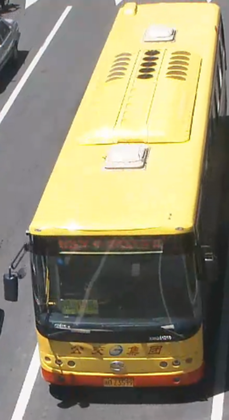
%> input picture Images/f9.png, 229 x 420 px, shrunk from 522 x 958 before the run
$ octave Ratio.m   (GNU Octave 9; MATLAB toolbox functions it lacks are replaced by stand-ins)
%> lines starting %> are read from the running program, lines starting %| are printed output that depends on the picture; in (x1, y1, x2, y2) boxes, pixels count from 0 and x2, y2 are one past the last pixel; in counts of white or black regions, pixels touching at a corner belong together; the program's own positions count from 1
%车辆检测扫描
clear all
clc
close all
tic

f=imread('f9.png');
%> f is the input picture: size 420x229x3 uint8; mean R, G, B 150.3, 143, 114.7
f=im2double(f);
%> f: size 420x229x3 double
% f=rgb2gray(f);
figure
imshow(f);

b=imread('b9.png');
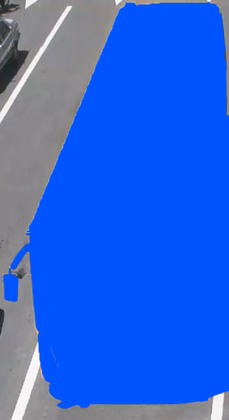
%> input picture Images/b9.png, 229 x 420 px, shrunk from 522 x 958 before the run
%> b is the input picture: size 420x229x3 uint8; mean R, G, B 41.7, 100.5, 222.3
b=im2double(b);
%> b: size 420x229x3 double
% b=rgb2gray(b);
figure
imshow(b);

%背景差分

f2=imabsdiff(b,f);
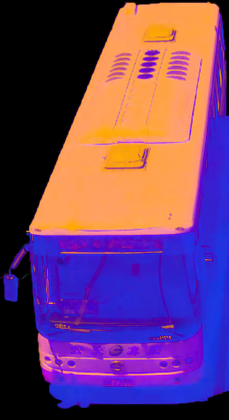
%> f2: size 420x229x3 double; mean R, G, B 0.426, 0.243, 0.422
f2=im2double(f2);
f2=rgb2gray(f2);
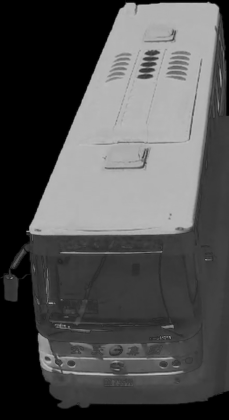
%> f2: size 420x229 double; min 0, max 0.75, mean 0.318
[m,n]=size(f2);
%> m = 420; n = 229

%中值滤波
f2=medfilt2(f2,[7,7]);
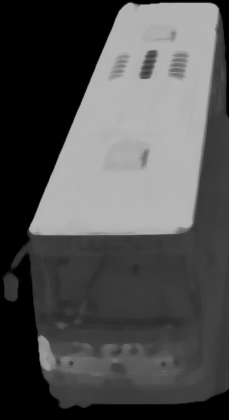
%> f2: size 420x229 double; min 0, max 0.72, mean 0.317
figure
imshow(f2);
%二值化
f3=f2;
for i=1:m
     for j= 1:n
         if(f2(i,j)<0.07)
             f3(i,j)=0;
         else
             f3(i,j)=1;
         end
     end
end
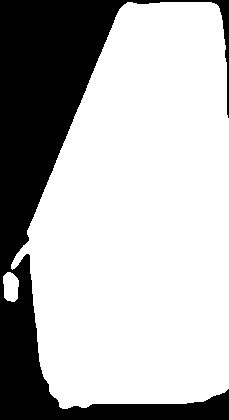
%> f3: size 420x229 double; values 0 (black) and 1 (white), 71.3% white; 1 black region, box (x1, y1, x2, y2) and area: (0, 0, 229, 420) 27607
%区域填充
% f3=bwmorph(f3,'close');
f3=imfill(f3);
figure
imshow(f3);

% f4=edge(f3,'canny');
% figure
% imshow(f4);

%区域统计
[l,num]=bwlabel(f3,8);
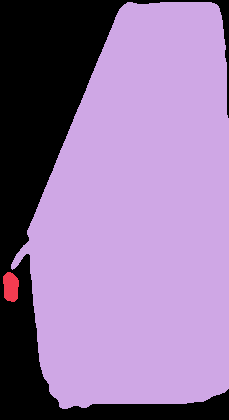
%> l: size 420x229 double; 3 distinct labels, from 0 to 2; one colour per label, 0 black
%> num = 2
display(num);
%| num = 2
p=zeros(num,1);
%找最大区域
for i=1:m
     for j= 1:n
         if(l(i,j)~=0)
              p(l(i,j),1)=p(l(i,j),1)+1;
         end
     end
end
%> after the loop, p = [388; 68185]
[n1,m1]=find(p==max(p))
%> n1 = 2; m1 = 1

for i=1:m
     for j= 1:n
         if(l(i,j)==n1)
              l(i,j)=1;
         else
             l(i,j)=0;
         end
     end
end
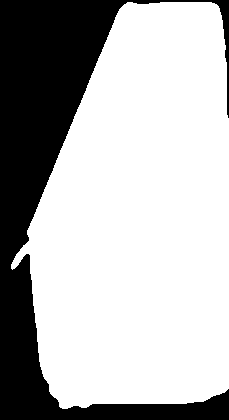
%> l: size 420x229 double; values 0 (black) and 1 (white), 70.9% white; 1 black region, box (x1, y1, x2, y2) and area: (0, 0, 229, 420) 27995
figure
imshow(l);

%--------------------------粘连检测--------------------------------

areaV=p(n1,m1);
%> areaV = 68185
areaC=n*m;
%> areaC = 96180
display(areaV);
%| areaV = 68185
display(areaC);
%| areaC = 96180
Ra=areaV/areaC;
%> Ra = 0.709
display(Ra);
%| Ra = 0.7089

% display(isOcclusive);
% display(n);
left=n;
%> left = 229
right=1;
top=m;
%> top = 420
buttom=1;
for i=1:m
     for j= 1:n
         if(l(i,j)==1)
             if(i<top)
                 top=i;
             end
             if(i>buttom)
                 buttom=i;
             end
             if(j>right)
                 right=j;
             end
             if(j<left)
                 left=j;
             end
         end
     end
end
%> after the loop, buttom = 409; left = 12; right = 229; top = 3
% [4 lines of commented-out code are left out]

width=right-left;
%> width = 217
height=buttom-top;
%> height = 406
display(width);
%| width = 217
display(height);
%| height = 406
Rwh=width/height;
%> Rwh = 0.534
display(Rwh);
%| Rwh = 0.5345

if((Ra<0.65&&Rwh<0.5)||(Ra<0.65&&Rwh>0.75))
    display('存在粘连');
    isOcclusive=1;
else
    display('不存在粘连');
    isOcclusive=0;
end

toc
